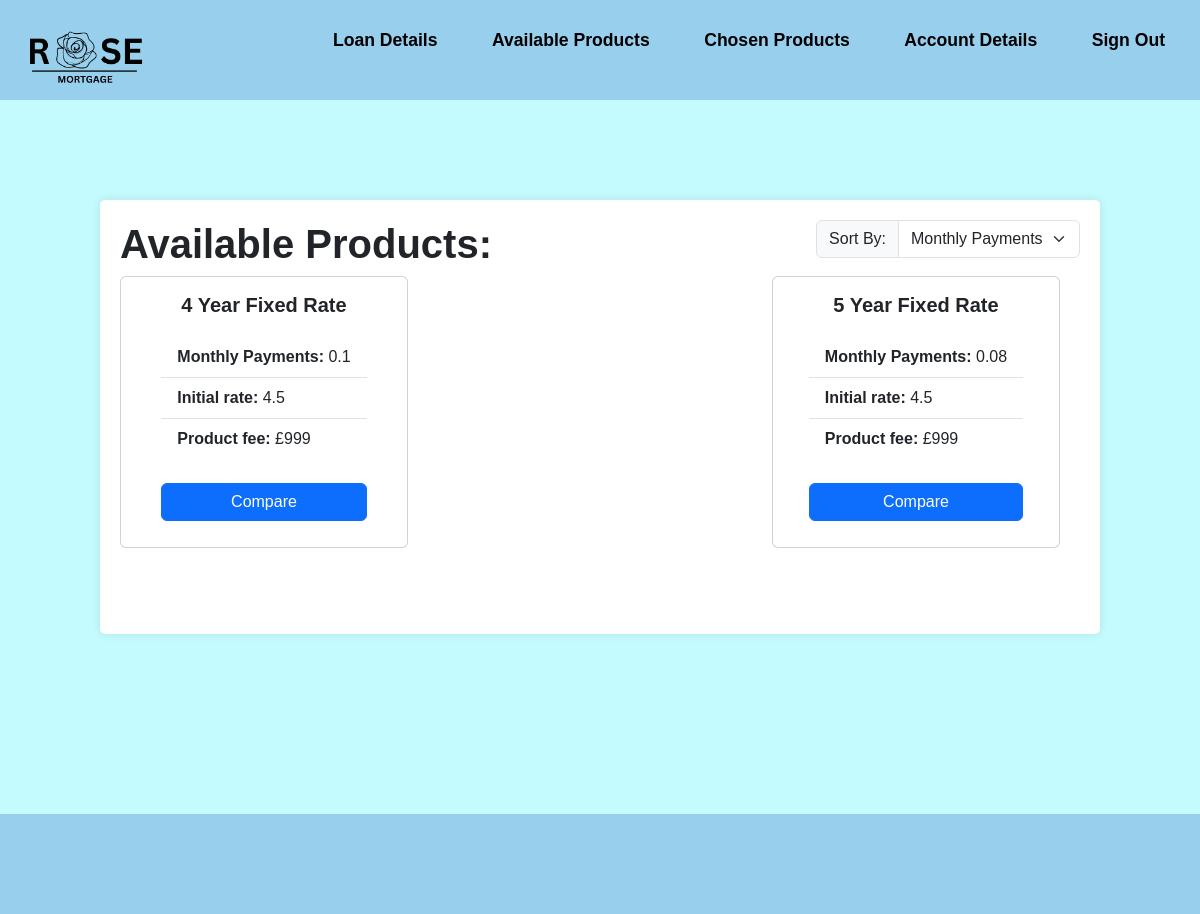
Page /memberviewproducts.php (signed in) on the committed database.
### tables this page shows
CREATE TABLE "Product" (
	"Product_ID"	INTEGER NOT NULL,
	"Broker_ID"	INTEGER NOT NULL,
	"YearRate"	INTEGER NOT NULL,
	"ProductType"	TEXT NOT NULL,
	"expected_income"	INTEGER NOT NULL,
	"expected_outgoings"	INTEGER NOT NULL,
	"expected_credit_score"	INTEGER NOT NULL,
	"initial_interest_rate"	REAL NOT NULL,
	"secondary_interest_rate"	REAL NOT NULL,
	"ProductFee"	INTEGER NOT NULL,
	"mtv_ratio"	REAL NOT NULL,
	"aDraft"	INTEGER NOT NULL,
	FOREIGN KEY("Broker_ID") REFERENCES "Broker"("Broker_ID"),
	PRIMARY KEY("Product_ID" AUTOINCREMENT)
);

CREATE TABLE "Quote" (
	"Quote_ID"	INTEGER NOT NULL,
	"Product_ID"	INTEGER NOT NULL,
	"RegisteredUser_ID"	INTEGER NOT NULL,
	"initial_monthly_repayments"	INTEGER NOT NULL,
	"secondary_monthly_repayments"	INTEGER,
	"total_repayment"	INTEGER NOT NULL,
	"product_starred"	INTEGER NOT NULL,
	PRIMARY KEY("Quote_ID" AUTOINCREMENT),
	FOREIGN KEY("Product_ID") REFERENCES "Product"("Product_ID"),
	FOREIGN KEY("RegisteredUser_ID") REFERENCES "RegisteredUser"("RegisteredUser_ID"),
	FOREIGN KEY("Quote_ID") REFERENCES "Quote"("Quote_ID")
);

### MemberViewProducts.php (the view, shortened to what this page needs)
<?php
include 'connection.php';
$RegisteredUser_ID = $_SESSION['RegisteredUser_ID'];
$sql = "SELECT *
        FROM Product
        LEFT JOIN financialdetails ON (financialdetails.RegisteredUser_ID = Product.Broker_ID)
        LEFT JOIN RegisteredUser ON (RegisteredUser.RegisteredUser_ID = financialdetails.RegisteredUser_ID)
        LEFT JOIN Quote ON (Quote.Product_ID = Product.Product_ID)
        WHERE Product.expected_income <= (SELECT annual_income FROM financialdetails WHERE RegisteredUser_ID = $RegisteredUser_ID)
        AND Product.expected_outgoings <= (SELECT monthly_spending_amounts FROM financialdetails WHERE RegisteredUser_ID = $RegisteredUser_ID)
        AND Product.expected_credit_score <= (SELECT credit_score FROM financialdetails WHERE RegisteredUser_ID = $RegisteredUser_ID);";
$statement = $db->query($sql);
?>
<!DOCTYPE html>
<html lang="en">
<head>
  <link rel="stylesheet" href="https://cdn.jsdelivr.net/npm/bootstrap@5.3.2/dist/css/bootstrap.min.css">
  <link rel="stylesheet" href="style.css">
</head>
<body>
<header class="flex-container">
    <a href="MemberViewProducts.php"> <img src="Assets/logo.png" alt="Rose Mortgage"> </a>
    <div>
      <ul class="nav-links">
        <li><a href="Loan-details.php">Loan Details</a></li>
        <li><a href="MemberViewProducts.php">Available Products</a></li>
        <li><a href="MemberChosenProducts.php">Chosen Products</a></li>
        <li><a href="MemberAccountDetails.php">Account Details</a></li>
        <li><a href="home.php">Sign Out</a></li>
      </ul>
    </div>
  </header>
<div class="largecontainer">
    <div class="flex-container">
        <div><h1><b>Available Products:</b></h1></div>
        <div>
            <div class="input-group mb-3">
                <label class="input-group-text" for="sorting">Sort By:</label>
                <select class="form-select" id="sorting">
                    <option selected>Monthly Payments</option>
                </select>
            </div>
        </div>
    </div>
    <div class="flex-table">
        <?php
        while ($row = $statement->fetch(PDO::FETCH_ASSOC)) {
            $monthlyInterestRate = $row["initial_interest_rate"] / 100/ 12;
            $months = $row["YearRate"]*12;
            $monthlyPayments = $row["initial_interest_rate"] * ($monthlyInterestRate * pow((1 + $monthlyInterestRate), $months)) / (pow((1 + $monthlyInterestRate), $months) - 1);
            $rounded = round($monthlyPayments,2);
        ?>
        <div class="card" style="width: 18rem; margin-bottom: 50px;">
            <div class="card-body">
                <h5 class="card-title"><b><?php echo $row["YearRate"] . " Year " . $row["ProductType"]; ?></b></h5>
                <ul class="list-group list-group-flush">
                    <li class="list-group-item"><b>Monthly Payments: </b><?php echo $rounded; ?></li>
                    <li class="list-group-item"><b>Initial rate: </b><?php echo $row["initial_interest_rate"]; ?></li>
                    <li class="list-group-item"><b>Product fee: </b><?php echo $row["ProductFee"]; ?></li>
                </ul>
                <br>
                <form method="post" action="">
                    <button type="submit" name="compare" class="btn btn-primary">Compare</button>
                </form>
            </div>
        </div>
        <?php
        }
        ?>
    </div>
</div>
<footer>
</footer>
</body>
</html>

### style.css (style rules this page uses)
* { margin: 0; padding: 0; text-decoration: none; font-family: Arial, Helvetica, sans-serif; box-sizing: border-box; list-style: none; }
a { color: #000; text-decoration: none; }
header { background-color: #98CFED; padding: 10px; color: black; height: 100px; width: 100%; top: 0; display: flex; justify-content: flex-start; align-items: center; z-index: 1000; }
.nav-links li { display: inline-block; position: relative; margin: 0 25px; }
.nav-links li a { font-weight: bold; font-size: 1.1rem; text-decoration: none; color: black; }
.nav-links li::after { content: ''; width: 0%; height: 2px; background: #000; display: block; margin: auto; position: absolute; top: 100%; left: 50%; transform: translate(-50%); transition: 0.7s; }
header img { width: 150px; height: auto; }
body { background-color: #c4fbff; display: flex; flex-direction: column; min-height: 100vh; }
input[type="number"], button { width: 100%; padding: 10px; margin-bottom: 10px; border-radius: 3px; border: 1px solid #ccc; }
button { background-color: #007BFF; color: #fff; cursor: pointer; }
.card { height: 100%; display: flex; justify-content: center; align-items: center; }
.card-body { height: 100%; display: flex; flex-direction: column; }
.card-title { margin-bottom: 20px; text-align: center; }
ul { flex: 1; margin-bottom: 20px; }
ul li { list-style-type: disc; }
.largecontainer { width: 1000px; margin: 100px auto 80px; padding: 20px; background-color: #fff; border-radius: 5px; box-shadow: 0 0 10px rgba(0, 0, 0, 0.1); }
.flex-container { display: flex; flex-direction: row; justify-content:space-between; }
.flex-table { display:flex; flex-direction: row; flex-wrap: wrap; align-content: flex-start; justify-content: space-between; margin-right: 20px; margin-bottom: 1em; }
label { display: block; font-weight: bold; }
.input-group { margin-bottom: 20px; }
footer { background-color: #98CFED; padding: 10px; color: black; height: 100px; width: 100%; bottom: 0; z-index: 1000; margin-top: 100px; }

### rows in the picture
product: YearRate "4", ProductType "Fixed Rate", rounded "0.1", initial_interest_rate "4.5", ProductFee "£999"
quote: Product_ID.YearRate "5", Product_ID.ProductType "Fixed Rate", Product_ID.YearRate "0.08", Product_ID.initial_interest_rate "4.5", Product_ID.ProductFee "£999"
